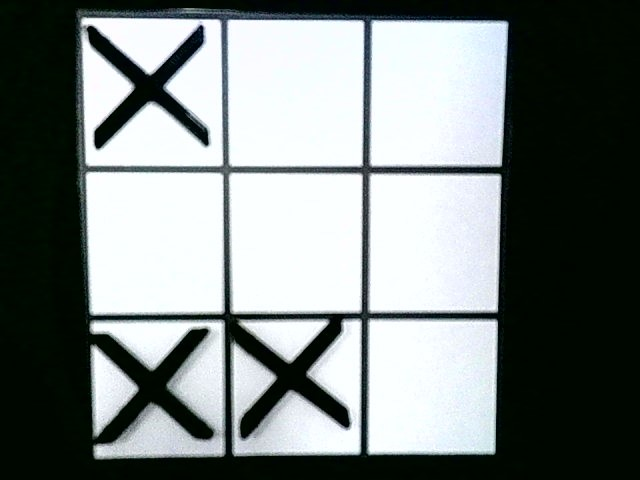
#> input picture equis.jpg, 640 x 480 px, given in place of the camera
$ python detectar_tablero6.py
#> lines starting #> are read from the running program, lines starting #| are printed output that depends on the picture; after the words box and inside, x2 and y2 are one past the last pixel; in counts of white or black regions, pixels touching at a corner belong together
import cv2
import numpy as np
import os
import time

def detect_squares(frame):
    gray = cv2.cvtColor(frame, cv2.COLOR_BGR2GRAY)
    blur = cv2.GaussianBlur(gray, (5, 5), 0)
    edges = cv2.Canny(blur, 50, 150, apertureSize=3)
    squares = cv2.findContours(edges, cv2.RETR_EXTERNAL, cv2.CHAIN_APPROX_SIMPLE)
    return squares


def filter_largest_square(squares):
    largest_square = None
    max_area = 0

    if squares is not None:
        for square in squares[0]:
            epsilon = 0.01 * cv2.arcLength(square, True)  # Ajusta este valor según tu sensibilidad
            approx = cv2.approxPolyDP(square, epsilon, True)

            if len(approx) == 4:  # Cuadrado
                area = cv2.contourArea(square)
                if area > max_area  and area > 50000: # Ajustar area al cuadrado
                    max_area = area
                    largest_square = approx

    return largest_square


def draw_square(frame, square):
    if square is not None:
        cv2.drawContours(frame, [square], 0, (255, 0, 0), 2)


def save_image(frame, count):
    # Crea un directorio llamado 'images' si no existe
    if not os.path.exists('images'):
        os.makedirs('images')

    # Guarda la imagen en el directorio 'images'
    filename = f'images/square_{count}.png'
    cv2.imwrite(filename, frame)
    print(f'Imagen guardada como {filename}')

def main():
    cap = cv2.VideoCapture(0)

    save_interval = 10  # Guardar cada 10 segundos
    last_save_time = time.time()

    while True:
        ret, frame = cap.read()
#> frame is the input picture: shape (480, 640, 3); mean B, G, R 128.4, 129.8, 123
        if not ret:
            break

        squares = detect_squares(frame)
#> in detect_squares, `blur = cv2.GaussianBlur(gray, (5, 5), 0)`:
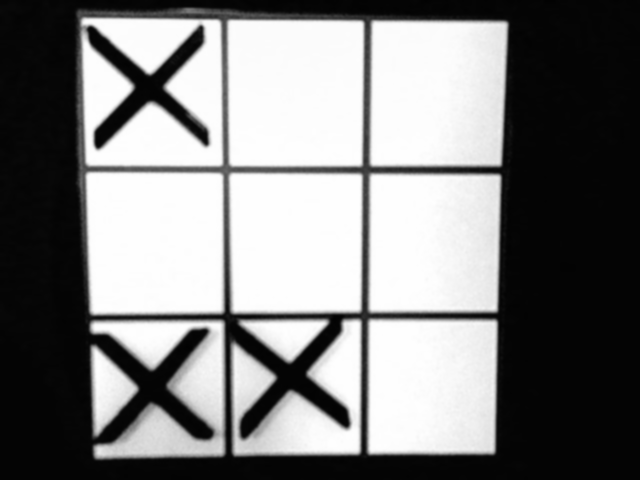
#> blur: shape (480, 640); min 2, max 255, mean 127.6
#> in detect_squares, `edges = cv2.Canny(blur, 50, 150, apertureSize=3)`:
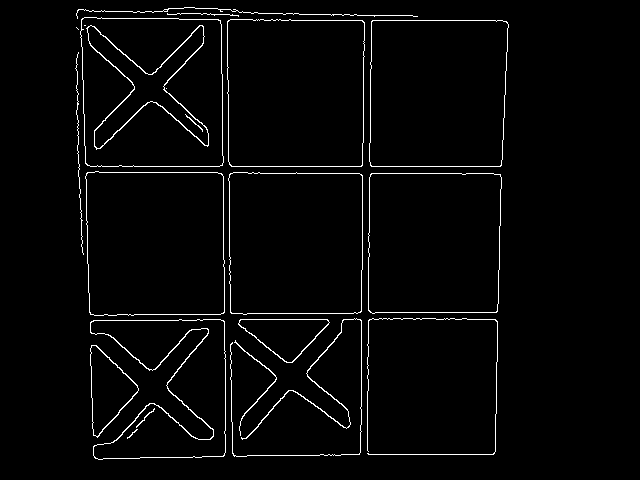
#> edges: shape (480, 640); 2.6% white in thin lines or dots, all inside (x1, y1, x2, y2) = (75, 7, 509, 460)
#> in detect_squares, `squares = cv2.findContours(edges, cv2.RETR_EXTERNAL, cv2.CHAIN_APPROX_..`: squares = 16 contours, 5 with area under 20; largest, box (x1, y1, x2, y2) and area: (80, 17, 224, 167) 20496, (227, 19, 365, 167) 19804, (369, 20, 509, 167) 19609, (85, 171, 225, 316) 19358, (228, 172, 363, 315) 18549
        largest_square = filter_largest_square(squares)
#> the loop in filter_largest_square, `for square in squares[0]:` made 16 passes
#> (epsilon, approx, area) on passes 7, 8, 9, 12, 13, 14: (5.41, [[371, 173], [368, 310], [496, 312], [500, 174]], 18138), (5.5, [[230, 173], [230, 312], [360, 312], [362, 175]], 18549), (5.6, [[87, 172], [90, 314], [223, 313], [222, 174]], 19357.5), (5.62, [[372, 20], [370, 165], [500, 166], [507, 22]], 19609), (5.71, [[228, 20], [229, 164], [361, 166], [364, 22]], 19804), (5.78, [[82, 18], [85, 163], [222, 165], [220, 20]], 20495.5)
#> epsilon on passes 1 to 6: 2.32, 2.64, 2.22, 8.9, 10.71, 13.94
#> after the loop in filter_largest_square, `for square in squares[0]:`: max_area = 0
        draw_square(frame, largest_square)

        if largest_square is not None:
            # Obtén las coordenadas del cuadrado más grande
            x, y, w, h = cv2.boundingRect(largest_square)

            # Extrae la región de interés (ROI) del interior del cuadrado
            roi = frame[y:y + h, x:x + w]

            # Muestra la ROI en una ventana separada
            cv2.imshow("ROI", roi)

            # Guarda la imagen cada 10 segundos
            current_time = time.time()
            if current_time - last_save_time >= save_interval:
                timestamp = int(current_time)
                filename = f"square_detection_{timestamp}.png"
                cv2.imwrite(filename, frame)
                last_save_time = current_time
                print(f"Imagen guardada como {filename}")

        cv2.imshow("Adjusted Sensitivity Square Detection", frame)

        if cv2.waitKey(1) & 0xFF == ord('q'):
#> (key q is pressed here)
            break

    cap.release()
    cv2.destroyAllWindows()

if __name__ == "__main__":
    main()
